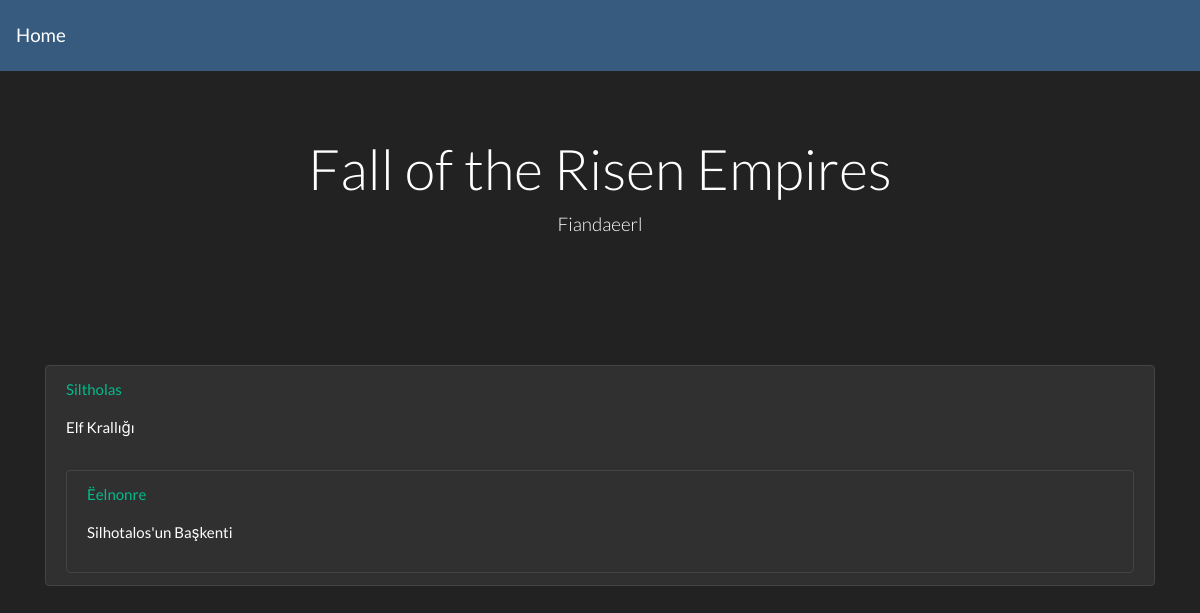
Screenshot of /campaigns/4/4/known-locations (signed in) with the database file from the repository.
### mainapp/models.py (models this page shows, shortened)
class Campaign(models.Model):
    name = models.CharField(max_length=100, null=False, unique=True)
    description = models.CharField(max_length=10000, null=False)
    players = models.ManyToManyField(User, related_name="players", blank=True)
    game_master = models.ForeignKey(User, on_delete=models.SET_NULL, null=True, related_name="game_master")
    setting = models.ForeignKey(Setting, on_delete=models.SET_NULL, related_name="setting", null=True, blank=True)

class Location(models.Model):
    name = models.CharField(max_length=100, null=False, unique=True)
    description = models.CharField(max_length=1000, null=False)
    campaign = models.ManyToManyField(Campaign)
    important_characters = models.ManyToManyField("Character", blank=True)
    parent_location = models.ForeignKey("Location", on_delete=models.SET_NULL, null=True, blank=True)
    own_lore = models.ForeignKey("Lore", on_delete=models.SET_NULL, null=True, blank=True)
    @property
    def get_children(self):
        children = list()
        locations = Location.objects.all()
        for location in locations:
            if location in list(Location.objects.filter(parent_location=self)):
                children.append(location)
        return children

### mainapp/views.py (the view)
# urls.py: path('campaigns/<int:pk>/<int:charid>/known-locations', KnownLocationsView.as_view(), name='known-locations'),
class KnownLocationsView(ListView):
    model = Location
    template_name = 'locations.html'
    context_object_name = 'locations'
    def get_context_data(self, **kwargs):
        campaign_id = self.kwargs['pk']
        campaign = Campaign.objects.get(id=campaign_id)
        context = super(KnownLocationsView, self).get_context_data(**kwargs)
        context['campaign'] = campaign
        return context
    def get_queryset(self):
        campaign_id = self.kwargs['pk']
        campaign = Campaign.objects.get(id=campaign_id)
        locations = list(Location.objects.filter(parent_location__isnull=True, campaign=campaign))
        return locations
    @method_decorator(user_passes_test(lambda u: u.is_authenticated))
    def dispatch(self, *args, **kwargs):
        return super(KnownLocationsView, self).dispatch(*args, **kwargs)

### mainapp/templates/locations.html (shortened to what this page needs)
{% extends 'campaign-layout.html' %}
{% block campaign_name %} {{ campaign.name }}{% endblock %}
{% block gm_name %} {{ campaign.game_master.username }}{% endblock %}
{% block content %}
    <ul class="list-group" style="margin-top: 15px">
        {% include "location-tree.html" %}
    </ul>
{% endblock %}

### mainapp/templates/location-tree.html
{% for location in locations %}
    <li class="list-group-item" style="margin-top: 15px">
        <a href="{% url 'location-profile' pk=request.resolver_match.kwargs.pk charid=request.resolver_match.kwargs.charid locationid=location.id %}">
            <p>{{ location.name }}</p></a>
            <p>{{ location.description }}</p>
            {% if location.get_children|length %}
                <ul class="list-group">
                    {% include "location-tree.html" with locations=location.get_children %}
                </ul>
            {% endif %}
    </li>
{% endfor %}

### rows the page displays
Campaign: name "Fall of the Risen Empires", game_master.username "Fiandaeerl"
Location: name "Siltholas", description "Elf Krallığı"
Location: name "Ëelnonre", description "Silhotalos'un Başkenti"
